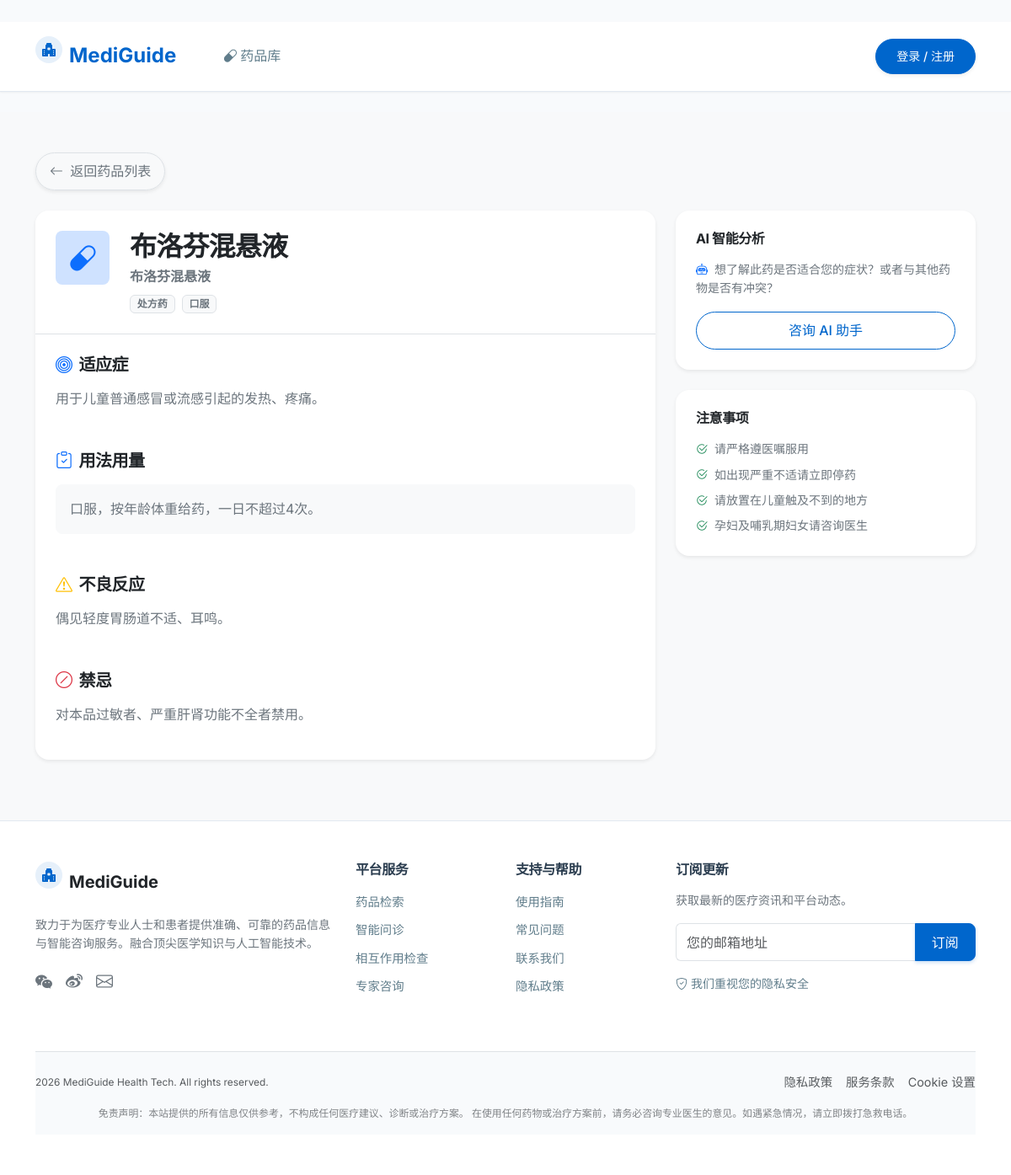
Screenshot of /medicines/4 with the database file from the repository.
### app/models.py (models this page shows)
class Medicine(db.Model):
    __tablename__ = 'medicines'
    id = db.Column(db.Integer, primary_key=True)
    name = db.Column(db.String(100), nullable=False)
    generic_name = db.Column(db.String(100))
    indications = db.Column(db.Text)
    dosage = db.Column(db.Text)
    contraindications = db.Column(db.Text)
    side_effects = db.Column(db.Text)
    precautions = db.Column(db.Text)

### app/routes.py (the view)
@main.route('/medicines/<int:medicine_id>')
def medicine_detail(medicine_id):
    medicine = Medicine.query.get_or_404(medicine_id)
    return render_template('medicine_detail.html', medicine=medicine)

### app/templates/medicine_detail.html (shortened to what this page needs)
﻿{% extends 'base.html' %}
{% block content %}
<div class="bg-light py-5 min-vh-100">
    <div class="container">
        <div class="d-flex align-items-center justify-content-between mb-4">
            <a href="{{ url_for('main.medicine_list') }}" class="btn btn-white border rounded-pill px-3 shadow-sm text-secondary small fw-medium">
                <i class="bi bi-arrow-left me-1"></i> 返回药品列表
            </a>
        </div>
        <div class="row g-4">
            <div class="col-lg-8">
                <div class="card border-0 shadow-sm rounded-4 overflow-hidden mb-4">
                    <div class="card-header bg-white border-bottom p-4">
                        <div class="d-flex align-items-start gap-4">
                            <div class="d-flex align-items-center justify-content-center bg-primary-subtle text-primary rounded-3" style="width: 64px; height: 64px; flex-shrink: 0;">
                                <i class="bi bi-capsule fs-2"></i>
                            </div>
                            <div>
                                <h2 class="fw-bold text-dark mb-1">{{ medicine.name }}</h2>
                                <p class="text-secondary mb-2">{{ medicine.generic_name }}</p>
                                <div class="d-flex gap-2">
                                    <span class="badge bg-light text-secondary border">处方药</span>
                                    <span class="badge bg-light text-secondary border">口服</span>
                                </div>
                            </div>
                        </div>
                    </div>
                    <div class="card-body p-4">
                        <div class="mb-5">
                            <h5 class="fw-bold text-dark mb-3"><i class="bi bi-bullseye me-2 text-primary"></i>适应症</h5>
                            <p class="text-secondary update-text-content">{{ medicine.indications }}</p>
                        </div>
                        <div class="mb-5">
                            <h5 class="fw-bold text-dark mb-3"><i class="bi bi-clipboard-check me-2 text-primary"></i>用法用量</h5>
                            <div class="bg-light rounded-3 p-3 border border-light">
                                <p class="mb-0 text-secondary update-text-content">{{ medicine.dosage }}</p>
                            </div>
                        </div>
                        <div class="mb-5">
                            <h5 class="fw-bold text-dark mb-3"><i class="bi bi-exclamation-triangle me-2 text-warning"></i>不良反应</h5>
                            <p class="text-secondary update-text-content">{{ medicine.side_effects }}</p>
                        </div>
                        <div class="mb-0">
                            <h5 class="fw-bold text-dark mb-3"><i class="bi bi-slash-circle me-2 text-danger"></i>禁忌</h5>
                            <p class="text-secondary update-text-content">{{ medicine.contraindications }}</p>
                        </div>
                    </div>
                </div>
            </div>
            <div class="col-lg-4">
                <div class="card border-0 shadow-sm rounded-4 mb-4">
                    <div class="card-body p-4">
                        <h6 class="fw-bold text-dark mb-3">AI 智能分析</h6>
                        <p class="text-secondary small mb-3">
                            <i class="bi bi-robot me-1 text-primary"></i>
                            想了解此药是否适合您的症状？或者与其他药物是否有冲突？
                        </p>
                        <a href="{{ url_for('main.ai_consult_page') }}" class="btn btn-outline-primary w-100 rounded-pill">
                            咨询 AI 助手
                        </a>
                    </div>
                </div>
                <div class="card border-0 shadow-sm rounded-4">
                    <div class="card-body p-4">
                        <h6 class="fw-bold text-dark mb-3">注意事项</h6>
                        <ul class="list-unstyled text-secondary small d-flex flex-column gap-2 mb-0">
                            <li><i class="bi bi-check2-circle me-2 text-success"></i>请严格遵医嘱服用</li>
                            <li><i class="bi bi-check2-circle me-2 text-success"></i>如出现严重不适请立即停药</li>
                            <li><i class="bi bi-check2-circle me-2 text-success"></i>请放置在儿童触及不到的地方</li>
                            <li><i class="bi bi-check2-circle me-2 text-success"></i>孕妇及哺乳期妇女请咨询医生</li>
                        </ul>
                    </div>
                </div>
            </div>
        </div>
    </div>
</div>
{% endblock %}

### app/static/css/style.css (style rules this page uses)
:root { --primary-color: #0066cc; --primary-hover: #0052a3; --primary-light: #e6f0fa; --success-color: #28a745; --success-light: #e8f5e9; --text-primary: #2c3e50; --text-secondary: #607d8b; --text-light: #90a4ae; --bg-body: #f8fafc; --bg-white: #ffffff; --border-color: #e2e8f0; --shadow-sm: 0 1px 2px 0 rgba(0, 0, 0, 0.05); --shadow-md: 0 4px 6px -1px rgba(0, 0, 0, 0.05), 0 2px 4px -1px rgba(0, 0, 0, 0.03); --shadow-lg: 0 10px 15px -3px rgba(0, 0, 0, 0.05), 0 4px 6px -2px rgba(0, 0, 0, 0.025); --radius-sm: 0.375rem; --radius-md: 0.5rem; --radius-lg: 0.75rem; --font-sans: 'Inter', 'Roboto', 'Segoe UI', system-ui, -apple-system, sans-serif; }
body { font-family: var(--font-sans); background-color: var(--bg-body); color: var(--text-primary); line-height: 1.6; -webkit-font-smoothing: antialiased; }
h1, h2, h3, h4, h5, h6 { color: var(--text-primary); font-weight: 600; letter-spacing: -0.025em; }
.btn { font-weight: 500; padding: 0.6rem 1.2rem; border-radius: var(--radius-md); transition: all 0.2s; }
.btn-outline-primary { color: var(--primary-color); border-color: var(--primary-color); }
.card { border: 1px solid var(--border-color); border-radius: var(--radius-lg); background: var(--bg-white); box-shadow: var(--shadow-sm); transition: transform 0.2s, box-shadow 0.2s; overflow: hidden; }
.card-header { background-color: transparent; border-bottom: 1px solid var(--border-color); padding: 1.25rem; font-weight: 600; }
.card-body { padding: 1.5rem; }

### rows the page displays
Medicine: name "布洛芬混悬液", generic_name "布洛芬混悬液", indications "用于儿童普通感冒或流感引起的发热、疼痛。", dosage "口服，按年龄体重给药，一日不超过4次。", side_effects "偶见轻度胃肠道不适、耳鸣。", contraindications "对本品过敏者、严重肝肾功能不全者禁用。"
